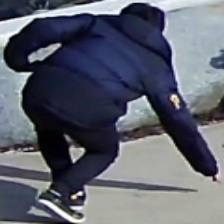
#> input picture data/data_pose/images/fall/100.jpg, 224 x 224 px, found by its file name; its folder holds only this picture in this run
$ python svm_classifer.py
#> lines starting #> are read from the running program, lines starting #| are printed output that depends on the picture
import pandas as pd
import os
from skimage.transform import resize
from skimage.io import imread
import numpy as np
import matplotlib.pyplot as plt
from sklearn import svm
from sklearn.model_selection import GridSearchCV
from sklearn.model_selection import train_test_split
from sklearn.metrics import accuracy_score
from sklearn.metrics import classification_report

Categories = ['fall', 'fight']
flat_data_arr = []  # input array
target_arr = []  # output array
datadir = '/home/lacie/Github/data_pose/'
# path which contains all the categories of images
for i in Categories:
    print(f'loading... category : {i}')
    path = os.path.join(datadir, i)
    for img in os.listdir(path):
        img_array = imread(os.path.join(path, img))
#> img_array is the input picture: shape (224, 224, 3); mean R, G, B 93.5, 97, 109.3
        img_resized = resize(img_array, (150, 150, 3))
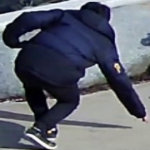
#> img_resized: shape (150, 150, 3) float64; mean R, G, B 0.367, 0.38, 0.429
        flat_data_arr.append(img_resized.flatten())
        target_arr.append(Categories.index(i))
    print(f'loaded category:{i} successfully')
flat_data = np.array(flat_data_arr)
target = np.array(target_arr)

# dataframe
df = pd.DataFrame(flat_data)
#> df = table of 2 rows and 67500 columns
df['Target'] = target
df.shape

# input data
x = df.iloc[:, :-1]
#> x = table of 2 rows and 67500 columns
# output data
y = df.iloc[:, -1]

# Splitting the data into training and testing sets
#> (the run stopped early here; a loop or call above may not have finished)
